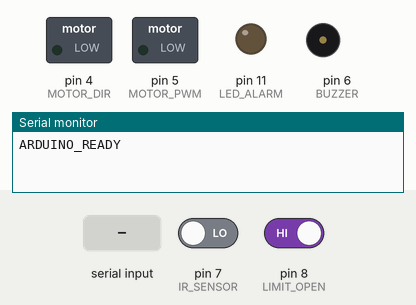
Simulated run of this sketch. Board: Arduino Uno, built with avr-gcc and run on an emulated ATmega328P. On the bench: switched loads named in the sketch (green lamp = pin HIGH), output pins drawn as LEDs (lit = HIGH), buzzer (waves = sounding, pin HIGH), the last lines printed to the serial monitor. The test bench sets the inputs (shaded band); at power-on: pin 7 (IR_SENSOR) LOW, pin 8 (LIMIT_OPEN) HIGH.

Above: at 1.2 s.
1.3 s: "OPEN\n" received over Serial
At 2.1 s:
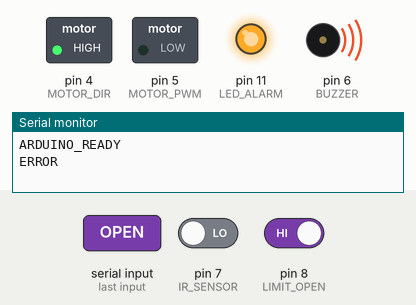
At 3.6 s:
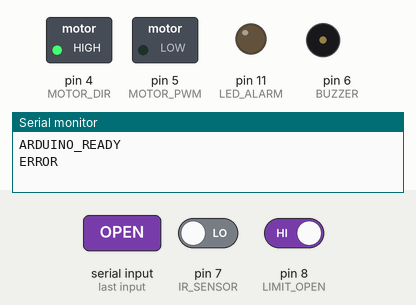
Timing chart, 0 to 5.1 s (numbered marks = the images above; inputs shaded):
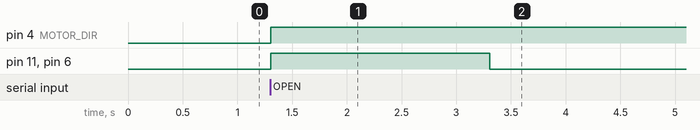

The sketch:

gate_controller.ino
```cpp
/* =====================================================
   Smart Gate Controller - Arduino
   Real-Time Motor & Safety Control
   ===================================================== */

#define MOTOR_PWM   5
#define MOTOR_DIR   4

#define IR_SENSOR       7
#define LIMIT_OPEN      8
#define LIMIT_CLOSE     9
#define EMERGENCY_BTN   10
#define CURRENT_SENSOR  A0

#define BUZZER      6
#define LED_ALARM   11

#define CURRENT_THRESHOLD 600
#define MOTOR_SPEED 180

enum State {
  IDLE,
  OPENING,
  OPEN,
  CLOSING,
  ERROR_STATE
};

State gateState = IDLE;

/* ---------- Motor Control ---------- */
void motorOpen() {
  digitalWrite(MOTOR_DIR, HIGH);
  analogWrite(MOTOR_PWM, MOTOR_SPEED);
}

void motorClose() {
  digitalWrite(MOTOR_DIR, LOW);
  analogWrite(MOTOR_PWM, MOTOR_SPEED);
}

void motorStop() {
  analogWrite(MOTOR_PWM, 0);
}

/* ---------- Alarm ---------- */
void alarmOn() {
  digitalWrite(BUZZER, HIGH);
  digitalWrite(LED_ALARM, HIGH);
}

void alarmOff() {
  digitalWrite(BUZZER, LOW);
  digitalWrite(LED_ALARM, LOW);
}

/* ---------- Safety Check ---------- */
bool safetyTriggered() {
  int current = analogRead(CURRENT_SENSOR);

  if (digitalRead(IR_SENSOR) == LOW) return true;
  if (current > CURRENT_THRESHOLD) return true;
  if (digitalRead(EMERGENCY_BTN) == LOW) return true;

  return false;
}

/* ---------- Setup ---------- */
void setup() {
  pinMode(MOTOR_PWM, OUTPUT);
  pinMode(MOTOR_DIR, OUTPUT);

  pinMode(IR_SENSOR, INPUT);
  pinMode(LIMIT_OPEN, INPUT_PULLUP);
  pinMode(LIMIT_CLOSE, INPUT_PULLUP);
  pinMode(EMERGENCY_BTN, INPUT_PULLUP);

  pinMode(BUZZER, OUTPUT);
  pinMode(LED_ALARM, OUTPUT);

  Serial.begin(9600);
  Serial.println("ARDUINO_READY");
}

/* ---------- Main Loop ---------- */
void loop() {

  /* ---- UART Commands ---- */
  if (Serial.available()) {
    String cmd = Serial.readStringUntil('\n');
    cmd.trim();

    if (cmd == "OPEN" && gateState == IDLE) {
      gateState = OPENING;
    }
    else if (cmd == "CLOSE" && gateState == OPEN) {
      gateState = CLOSING;
    }
    else if (cmd == "STOP") {
      motorStop();
      gateState = IDLE;
    }
  }

  /* ---- State Machine ---- */
  switch (gateState) {

    case IDLE:
      motorStop();
      alarmOff();
      break;

    case OPENING:
      motorOpen();

      if (safetyTriggered()) {
        motorStop();
        alarmOn();
        gateState = ERROR_STATE;
        Serial.println("ERROR");
      }

      if (digitalRead(LIMIT_OPEN) == LOW) {
        motorStop();
        gateState = OPEN;
        Serial.println("OPENED");
      }
      break;

    case OPEN:
      // Wait reccive CLOSE from Raspberry Pi
      break;

    case CLOSING:
      motorClose();

      if (safetyTriggered()) {
        motorStop();
        motorOpen();
        alarmOn();
        delay(800);
        gateState = OPEN;
        Serial.println("OBSTRUCTION");
      }

      if (digitalRead(LIMIT_CLOSE) == LOW) {
        motorStop();
        gateState = IDLE;
        Serial.println("CLOSED");
      }
      break;

    case ERROR_STATE:
      motorStop();
      alarmOn();
      delay(2000);
      gateState = IDLE;
      break;
  }
}
```

Measured:
- after the input at 1.3 s, pin 4 (MOTOR_DIR): LOW → HIGH at once; pin 11 (LED_ALARM), pin 6 (BUZZER): LOW → HIGH at once, → LOW 2.0 s later
